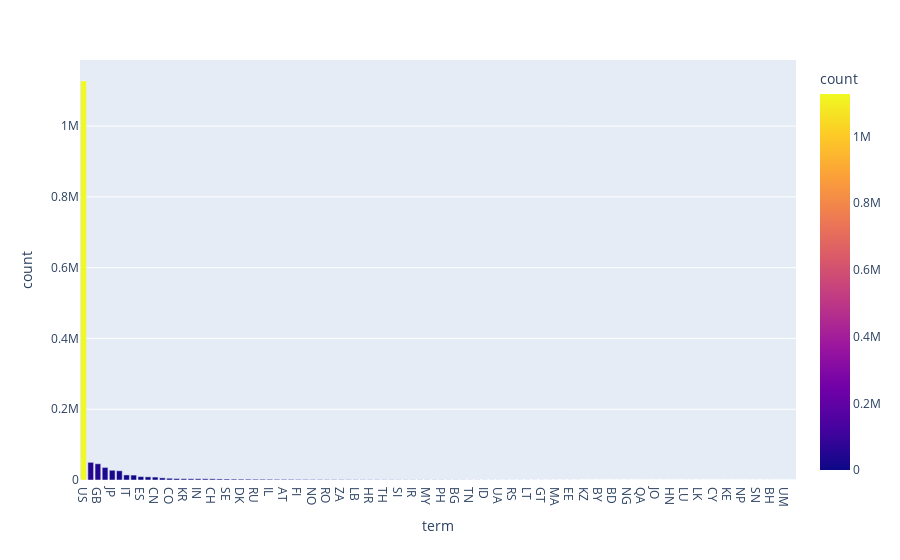

Here is the notebook cell this chart was saved with:
### Code cell
import plotly.express as px
fig = px.bar(product, x='term', y='count',color='count')
fig.show()

### Figure 1 — Plotly figure (JSON) as saved in the notebook; plotly's stock layout.template omitted (floating-point values rounded to 4 significant figures)
{"data": [{"alignmentgroup": "True", "hovertemplate": "term=%{x}<br>count=%{marker.color}<extra></extra>", "legendgroup": "", "marker": {"color": [1127301, 49933, 45860, 35506, 27504, 26053, 14355, 13867, 9644, 8909, 8315, 6063, 4929, 4152, 3639, 3497, 3484, 3397, 3317, 2930, 2730, 2502, 2402, 2327, 2183, 2100, 2052, 1855, 1801, 1787, 1582, 1520, 1361, 1233, 1095, 1040, 975, 881, 795, 731, 706, 697, 626, 600, 547, 503, 492, 424, 420, 415, 414, 381, 371, 313, 276, 269, 259, 223, 209, 208, 207, 191, 187, 172, 149, 134, 120, 109, 100, 99, 95, 84, 81, 79, 76, 76, 76, 75, 74, 73, 72, 72, 69, 68, 67, 63, 59, 58, 55, 53, 52, 48, 42, 40, 39, 36, 34, 32, 32, 30], "coloraxis": "coloraxis"}, "name": "", "offsetgroup": "", "orientation": "v", "showlegend": false, "textposition": "auto", "type": "bar", "x": ["US", "CA", "GB", "DE", "JP", "FR", "IT", "BR", "ES", "AU", "CN", "NL", "CO", "TR", "KR", "PT", "IN", "PL", "CH", "BE", "SE", "MX", "DK", "IE", "RU", "GR", "IL", "AR", "AT", "TW", "FI", "CZ", "NO", "HU", "RO", "PR", "ZA", "NZ", "LB", "CL", "HR", "EG", "TH", "SG", "SI", "SA", "IR", "VE", "MY", "SK", "PH", "PE", "BG", "HK", "TN", "PK", "ID", "CR", "UA", "EC", "RS", "VN", "LT", "AE", "GT", "DZ", "MA", "PA", "EE", "KW", "KZ", "DO", "BY", "UG", "BD", "LV", "NG", "MK", "QA", "MT", "JO", "MW", "HN", "UY", "LU", "OM", "LK", "KP", "CY", "IS", "KE", "IQ", "NP", "GE", "SN", "NI", "BH", "BA", "UM", "AF"], "xaxis": "x", "y": [1127301, 49933, 45860, 35506, 27504, 26053, 14355, 13867, 9644, 8909, 8315, 6063, 4929, 4152, 3639, 3497, 3484, 3397, 3317, 2930, 2730, 2502, 2402, 2327, 2183, 2100, 2052, 1855, 1801, 1787, 1582, 1520, 1361, 1233, 1095, 1040, 975, 881, 795, 731, 706, 697, 626, 600, 547, 503, 492, 424, 420, 415, 414, 381, 371, 313, 276, 269, 259, 223, 209, 208, 207, 191, 187, 172, 149, 134, 120, 109, 100, 99, 95, 84, 81, 79, 76, 76, 76, 75, 74, 73, 72, 72, 69, 68, 67, 63, 59, 58, 55, 53, 52, 48, 42, 40, 39, 36, 34, 32, 32, 30], "yaxis": "y"}], "layout": {"barmode": "relative", "coloraxis": {"colorbar": {"title": {"text": "count"}}, "colorscale": [[0, "#0d0887"], [0.1111, "#46039f"], [0.2222, "#7201a8"], [0.3333, "#9c179e"], [0.4444, "#bd3786"], [0.5556, "#d8576b"], [0.6667, "#ed7953"], [0.7778, "#fb9f3a"], [0.8889, "#fdca26"], [1, "#f0f921"]]}, "legend": {"tracegroupgap": 0}, "margin": {"t": 60}, "xaxis": {"anchor": "y", "domain": [0, 1], "title": {"text": "term"}}, "yaxis": {"anchor": "x", "domain": [0, 1], "title": {"text": "count"}}}}
